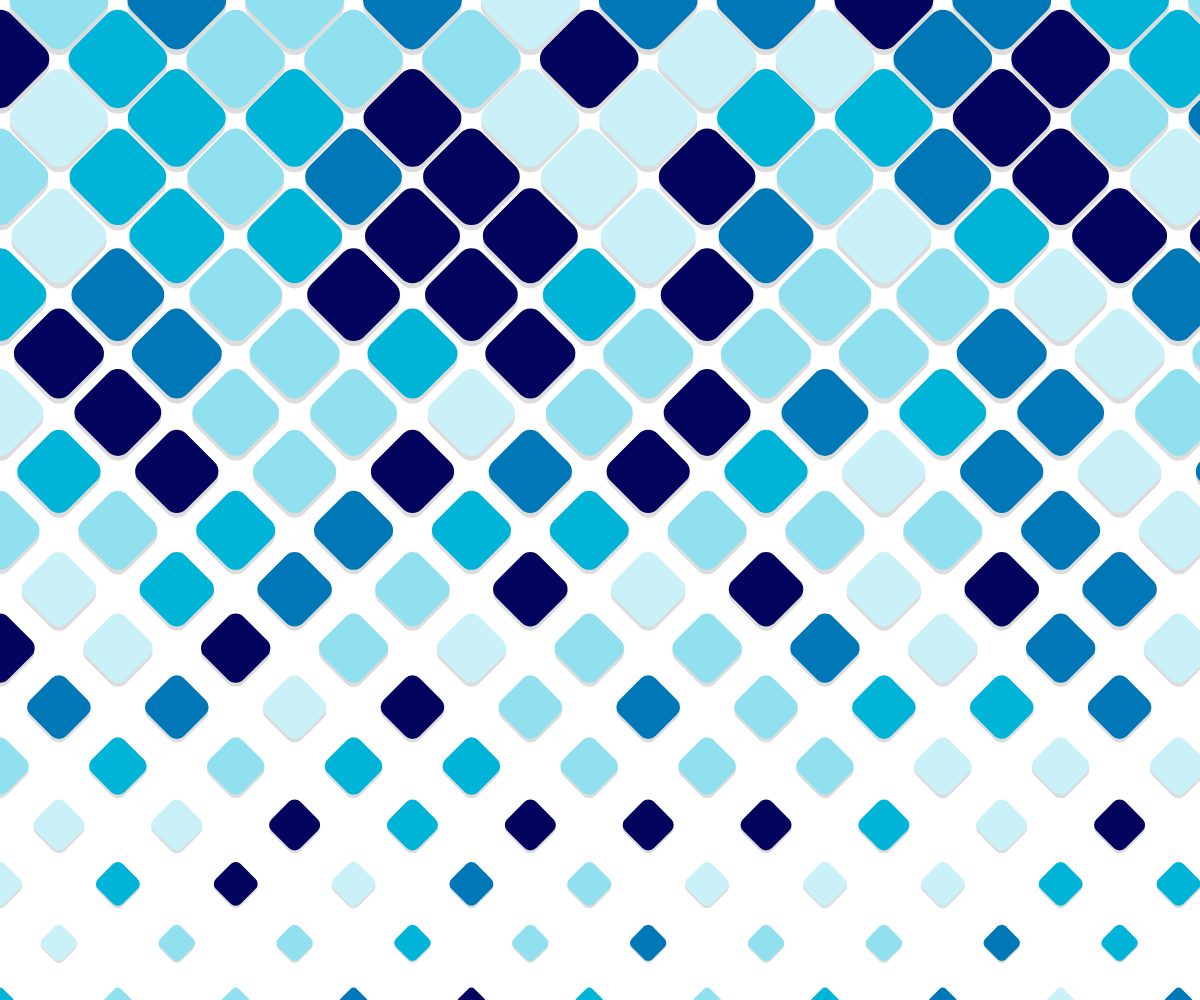
Frame 1 (no input)
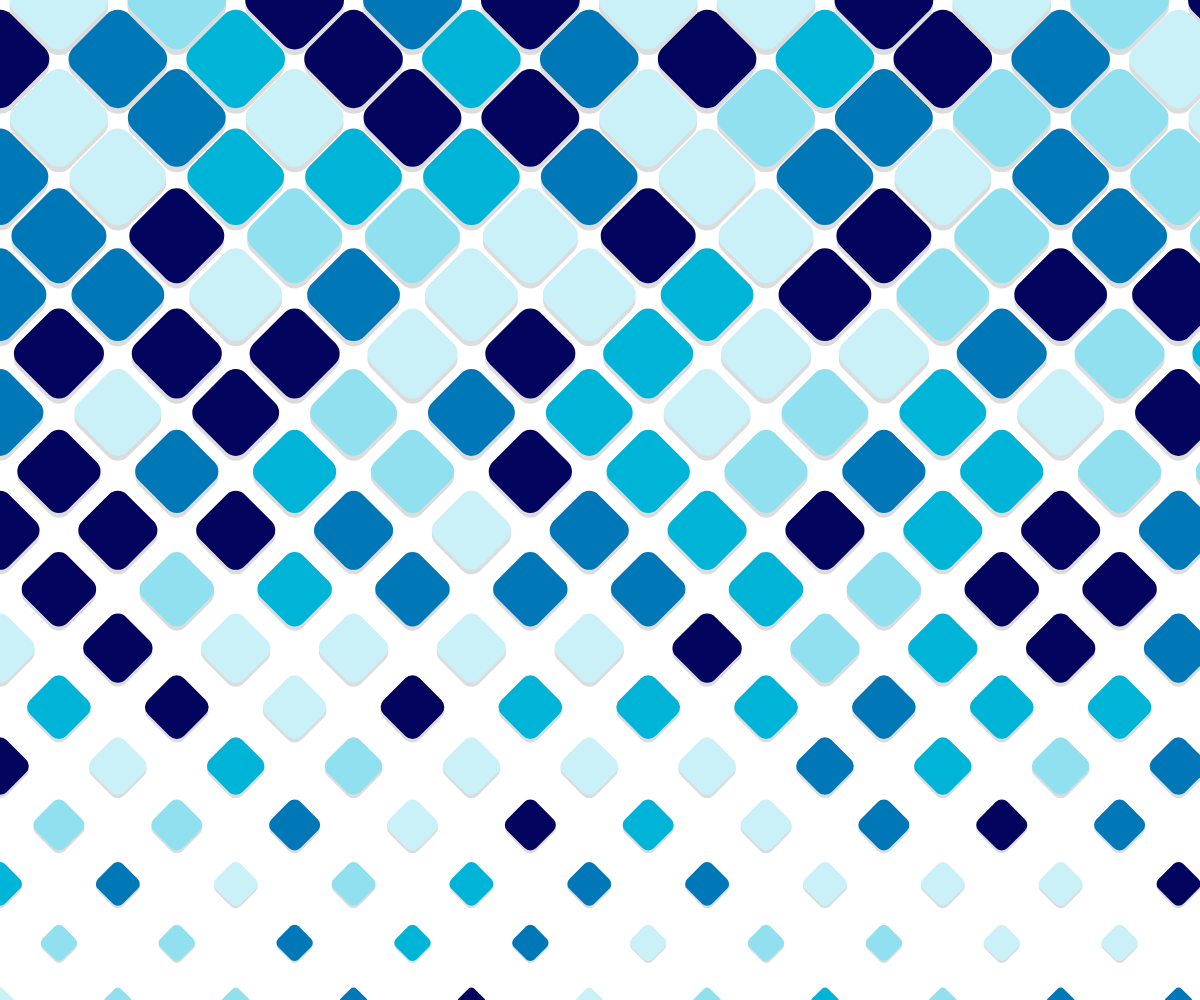
Frame 2 (the mouse pressed at the canvas centre, redrawn once)

The p5.js sketch that drew these frames (run headless with seeded random() and noise() and a simulated clock; the mouse was pressed at the canvas centre and the sketch redrawn once):

// p5.js sketch
// ── sketch.js
"use strict"

const COLORS = ["#03045E", "#0077B6", "#00B4D8", "#90E0EF", "#CAF0F8"];

function setup(){
	createCanvas(windowWidth, windowHeight);
	angleMode(DEGREES);
	textAlign(CENTER, CENTER); textSize(14);
	noLoop();
	noSmooth();
}

function draw(){
	background(255);
	rectMode(CENTER);
	noStroke();

	const dia  = (width<height)?width/12:height/12;
	const pad  = dia * sqrt(2);
	const rows = floor(height / (pad/2)) + 2;
	const cols = floor(width / pad) + 2;

	const a = 1 / rows**2;

	for(let r=0; r<rows; r++){
		for(let c=0; c<cols; c++){
			let x = c * pad;
			let y = r * (pad / 2);
			if(r%2==0) x += pad / 2;
			const k = 1-((0.8/rows**2)*r**2);
			drawDiamond(x, y, dia*0.95 * k);
		}
	}
}

function drawDiamond(x, y, dia){
	const off = dia * 0.05;
	push();
	translate(x, y);
	rotate(45);
	fill(220);
	square(off, off, dia, dia/5);
	fill(getColor());
	square(0, 0, dia, dia/5);
	pop();
}

function getColor(){
	return COLORS[floor(random()*COLORS.length)];
}
